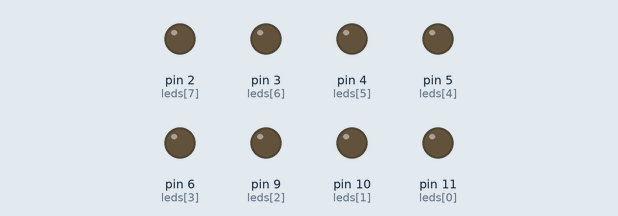
The sketch below on a simulated Arduino Uno, built with avr-gcc and run on an emulated ATmega328P. Shown: output pins drawn as LEDs (lit = HIGH).

Above: at 0.05 s.
At 4.95 s:
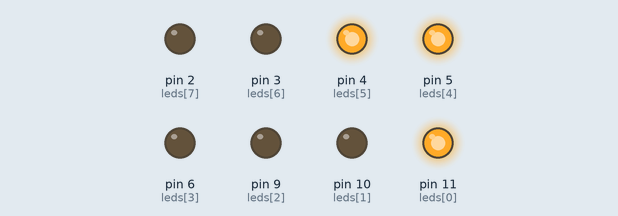
At 9.95 s:
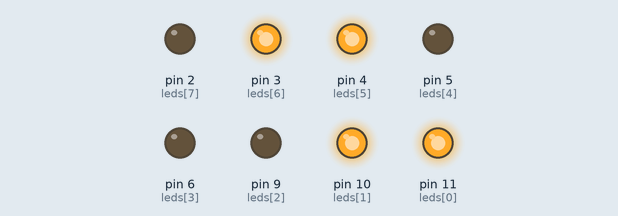
At 19.95 s:
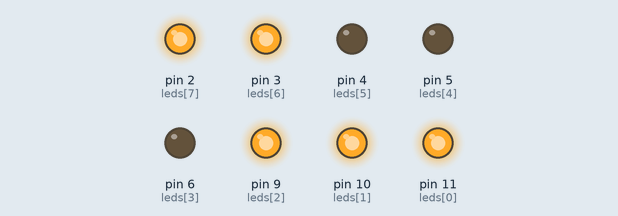
At 29.86 s:
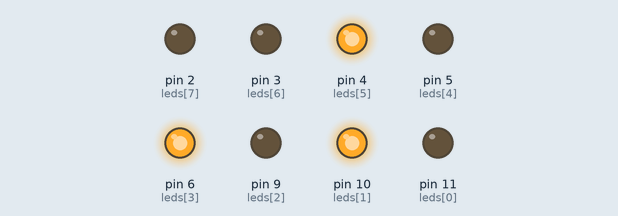
At 39.86 s:
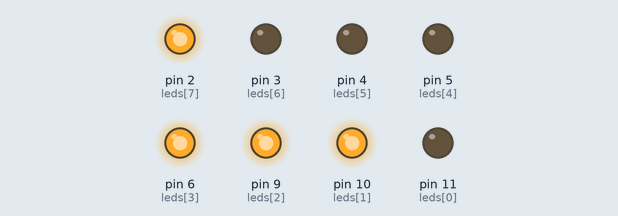
Timing chart, 0 to 40.0 s (numbered marks = the images above):
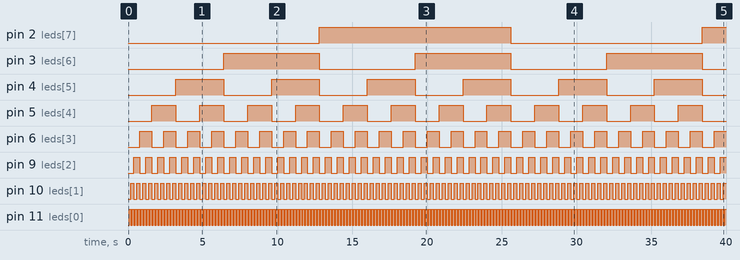

Measured:
- by itself, pin 2 (leds[7]): LOW → HIGH at 12.8 s, → LOW 12.8 s later, → HIGH 12.8 s later
- by itself, pin 3 (leds[6]): alternates HIGH for 6.4 s and LOW for 6.4 s
- by itself, pin 4 (leds[5]): alternates HIGH for 3.2 s and LOW for 3.2 s
- by itself, pin 5 (leds[4]): alternates HIGH for 1.6 s and LOW for 1.6 s
- by itself, pin 6 (leds[3]): alternates HIGH for 0.80 s and LOW for 0.80 s
- by itself, pin 9 (leds[2]): alternates HIGH for 0.40 s and LOW for 0.40 s
- by itself, pin 10 (leds[1]): alternates HIGH for 0.20 s and LOW for 0.20 s
- by itself, pin 11 (leds[0]): alternates HIGH for 0.10 s and LOW for 0.10 s

The sketch:

2_contador_descendente.ino
```cpp
unsigned char leds[]={11,10,9,6,5,4,3,2};
unsigned char contador=0;


void setup() {
  // put your setup code here, to run once:
  for (unsigned char i=0;i<sizeof(leds); i++)
  pinMode(leds[i],OUTPUT);


}

void decToBin(unsigned char decimal){


  unsigned char residuo=0;
  unsigned char cociente=decimal;

  for(unsigned char i=0;i<sizeof(leds); i++){


     residuo = cociente % 2;
     cociente = cociente / 2;

      if(residuo ==1)

    digitalWrite(leds[i],HIGH);
    else

     digitalWrite(leds[i],LOW);

    }

  }

void loop() {
  delay(100);
if(contador==255)
contador=0;

else
contador++;

decToBin(contador);

}
```
